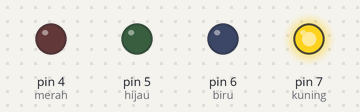
A sketch run on a simulated Arduino Uno, built with avr-gcc and run on an emulated ATmega328P. Parts: output pins drawn as LEDs (lit = HIGH).

Above: at 0.2 s.
At 1.2 s:
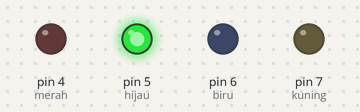
At 2.7 s:
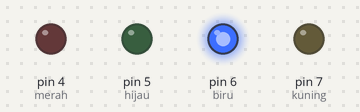
At 3.7 s:
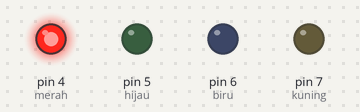
Timing chart, 0 to 4.6 s (numbered marks = the images above):
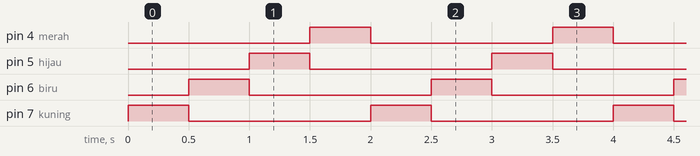

Measured:
- by itself, pin 4 (merah), pin 5 (hijau), pin 6 (biru), pin 7 (kuning): alternates HIGH for 0.50 s and LOW for 1.5 s
- by itself, everything shown: repeats every 2.0 s, in 4 steps

The sketch:

TUTORIAL_Led_2.ino
```cpp
/*
   TUTORIAL LED BERKEDIP BERGANTIAN PADA ARDUINO
   D4 -> Led Merah
   D5 -> Led Hijau
   D6 -> Led Biru
   D7 -> Led Kuning

*/

#define merah 4
#define hijau 5
#define biru 6
#define kuning 7

void setup() {
  pinMode(merah, OUTPUT); //set menjadi output
  pinMode(hijau, OUTPUT); //set menjadi output
  pinMode(biru, OUTPUT); //set menjadi output
  pinMode(kuning, OUTPUT); //set menjadi output
}

void loop() {
  digitalWrite(kuning, HIGH); //menyalakan led kuning (memberi tegangan 5V)
  digitalWrite(biru, LOW); //mematikan led biru(memberi tegangan 0V)
  digitalWrite(hijau, LOW); //mematikan led hijau(memberi tegangan 0V)
  digitalWrite(merah, LOW); //mematikan led merah(memberi tegangan 0V)
  delay(500); //jeda waktu 1/2 detik, kuning akan tetap menyala dan sisanya akan tetap mati selama 1/2 detik

  digitalWrite(kuning, LOW); //mematikan led kuning (memberi tegangan 0V)
  digitalWrite(biru, HIGH); //menyalakan led biru(memberi tegangan 5V)
  digitalWrite(hijau, LOW); //mematikan led hijau(memberi tegangan 0V)
  digitalWrite(merah, LOW); //mematikan led merah(memberi tegangan 0V)
  delay(500); //jeda waktu 1/2 detik, biru akan tetap menyala dan sisanya akan tetap mati selama 1/2 detik

  digitalWrite(kuning, LOW); //mematikan led kuning (memberi tegangan 0V)
  digitalWrite(biru, LOW); //mematikan led biru(memberi tegangan 0V)
  digitalWrite(hijau, HIGH); //menyalakan led hijau(memberi tegangan 5V)
  digitalWrite(merah, LOW); //mematikan led merah(memberi tegangan 0V)
  delay(500); //jeda waktu 1/2 detik, biru akan tetap menyala dan sisanya akan tetap mati selama 1/2 detik

  digitalWrite(kuning, LOW); //mematikan led kuning (memberi tegangan 0V)
  digitalWrite(biru, LOW); //mematikan led biru(memberi tegangan 0V)
  digitalWrite(hijau, LOW); //mematikan led hijau(memberi tegangan 0V)
  digitalWrite(merah, HIGH); //menyalakan led merah(memberi tegangan 5V)
  delay(500); //jeda waktu 1/2 detik, biru akan tetap menyala dan sisanya akan tetap mati selama 1/2 detik
}
```
